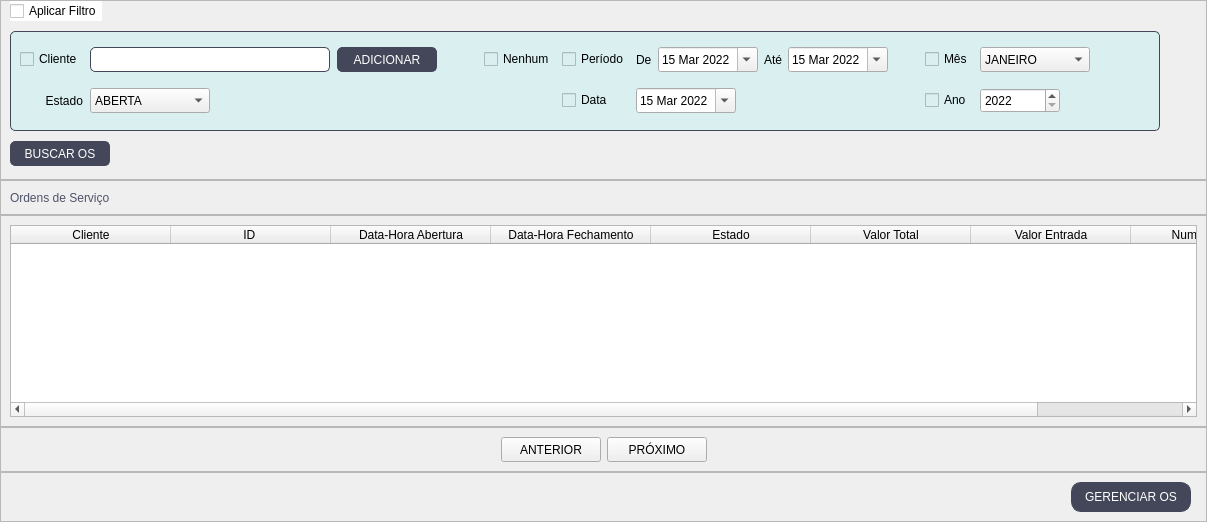
      <widget class="QWidget" name="view_os">
       <attribute name="title">
        <string>Visualizar</string>
       </attribute>
       <layout class="QVBoxLayout" name="verticalLayout_14">
        <property name="spacing">
         <number>0</number>
        </property>
        <property name="leftMargin">
         <number>0</number>
        </property>
        <property name="topMargin">
         <number>0</number>
        </property>
        <property name="rightMargin">
         <number>0</number>
        </property>
        <property name="bottomMargin">
         <number>0</number>
        </property>
        <item>
         <widget class="QFrame" name="frame_47">
          <property name="enabled">
           <bool>true</bool>
          </property>
          <property name="minimumSize">
           <size>
            <width>0</width>
            <height>180</height>
           </size>
          </property>
          <property name="maximumSize">
           <size>
            <width>16777214</width>
            <height>180</height>
           </size>
          </property>
          <property name="styleSheet">
           <string notr="true">
QLineEdit{
	border-radius: 5px;
	border: 0.5px solid #44475a;
	font:11pt &quot;MS Shell Dlg 2&quot;;
	padding: 1px;
	background-color: #DAEFF0;
	
}
QLabel{
	font: 75 11pt &quot;Arial&quot;;
}
QLineEdit:focus{
	border: 1.5px solid #44475a;
}

QPushButton{
	font: 87 8pt &quot;Arial Black&quot;;
	border: 0.5px solid #44475a;
	border-radius: 5px;
	color: rgb(255, 255, 255);
	background-color: #44475a;
}
QPushButton:hover{
	background-color: #4f5368;
}
QPushButton:disabled{
	background-color: #d3d3d3;
}

QCheckBox{
	font: 11pt &quot;MS Shell Dlg 2&quot;;
	background-color: #DAEFF0;
}
QDateEdit{
	font: 10pt &quot;MS Shell Dlg 2&quot;;
	background-color: none;
}
</string>
          </property>
          <property name="frameShape">
           <enum>QFrame::StyledPanel</enum>
          </property>
          <property name="frameShadow">
           <enum>QFrame::Raised</enum>
          </property>
          <layout class="QFormLayout" name="formLayout_4">
           <property name="verticalSpacing">
            <number>10</number>
           </property>
           <property name="leftMargin">
            <number>9</number>
           </property>
           <property name="topMargin">
            <number>0</number>
           </property>
           <property name="rightMargin">
            <number>0</number>
           </property>
           <property name="bottomMargin">
            <number>0</number>
           </property>
           <item row="0" column="0">
            <widget class="QCheckBox" name="checkbox_filtro">
             <property name="styleSheet">
              <string notr="true">background-color: rgb(255, 255, 255);</string>
             </property>
             <property name="text">
              <string>Aplicar Filtro</string>
             </property>
            </widget>
           </item>
           <item row="1" column="0">
            <widget class="QFrame" name="frame_filtro">
             <property name="minimumSize">
              <size>
               <width>1150</width>
               <height>100</height>
              </size>
             </property>
             <property name="styleSheet">
              <string notr="true">QFrame{
	border-radius: 5px;
	border: 0.5px solid #44475a;
	background-color: #DAEFF0;
}
QLabel{
	border: none;
}</string>
             </property>
             <property name="frameShape">
              <enum>QFrame::StyledPanel</enum>
             </property>
             <property name="frameShadow">
              <enum>QFrame::Raised</enum>
             </property>
             <layout class="QGridLayout" name="gridLayout_12">
              <property name="horizontalSpacing">
               <number>7</number>
              </property>
              <property name="verticalSpacing">
               <number>10</number>
              </property>
              <item row="2" column="9">
               <widget class="QCheckBox" name="checkbox_ano">
                <property name="text">
                 <string>Ano</string>
                </property>
                <property name="autoExclusive">
                 <bool>true</bool>
                </property>
               </widget>
              </item>
              <item row="1" column="3">
               <spacer name="horizontalSpacer_34">
                <property name="orientation">
                 <enum>Qt::Horizontal</enum>
                </property>
                <property name="sizeType">
                 <enum>QSizePolicy::Fixed</enum>
                </property>
                <property name="sizeHint" stdset="0">
                 <size>
                  <width>40</width>
                  <height>20</height>
                 </size>
                </property>
               </spacer>
              </item>
              <item row="2" column="7">
               <widget class="QDateEdit" name="data_os">
                <property name="minimumSize">
                 <size>
                  <width>100</width>
                  <height>25</height>
                 </size>
                </property>
                <property name="maximumSize">
                 <size>
                  <width>100</width>
                  <height>25</height>
                 </size>
                </property>
                <property name="styleSheet">
                 <string notr="true">background-color: none;</string>
                </property>
                <property name="minimumDate">
                 <date>
                  <year>2022</year>
                  <month>3</month>
                  <day>15</day>
                 </date>
                </property>
                <property name="calendarPopup">
                 <bool>true</bool>
                </property>
               </widget>
              </item>
              <item row="1" column="10">
               <widget class="QComboBox" name="mes_os">
                <property name="minimumSize">
                 <size>
                  <width>110</width>
                  <height>25</height>
                 </size>
                </property>
                <property name="maximumSize">
                 <size>
                  <width>110</width>
                  <height>25</height>
                 </size>
                </property>
                <property name="styleSheet">
                 <string notr="true">QComboBox{
	font: 10pt &quot;MS Shell Dlg 2&quot;;
	background-color: none;
}</string>
                </property>
                <property name="maxVisibleItems">
                 <number>12</number>
                </property>
                <item>
                 <property name="text">
                  <string>JANEIRO</string>
                 </property>
                </item>
                <item>
                 <property name="text">
                  <string>FEVEREIRO</string>
                 </property>
                </item>
                <item>
                 <property name="text">
                  <string>MARÇO</string>
                 </property>
                </item>
                <item>
                 <property name="text">
                  <string>ABRIL</string>
                 </property>
                </item>
                <item>
                 <property name="text">
                  <string>MAIO</string>
                 </property>
                </item>
                <item>
                 <property name="text">
                  <string>JUNHO</string>
                 </property>
                </item>
                <item>
                 <property name="text">
                  <string>JULHO</string>
                 </property>
                </item>
                <item>
                 <property name="text">
                  <string>AGOSTO</string>
                 </property>
                </item>
                <item>
                 <property name="text">
                  <string>SETEMBRO</string>
                 </property>
                </item>
                <item>
                 <property name="text">
                  <string>OUTUBRO</string>
                 </property>
                </item>
                <item>
                 <property name="text">
                  <string>NOVEMBRO</string>
                 </property>
                </item>
                <item>
                 <property name="text">
                  <string>DEZEMBRO</string>
                 </property>
                </item>
               </widget>
              </item>
              <item row="1" column="9">
               <widget class="QCheckBox" name="checkbox_mes">
                <property name="text">
                 <string>Mês</string>
                </property>
                <property name="autoExclusive">
                 <bool>true</bool>
                </property>
               </widget>
              </item>
              <item row="2" column="10">
               <widget class="QSpinBox" name="ano_os">
                <property name="minimumSize">
                 <size>
                  <width>80</width>
                  <height>25</height>
                 </size>
                </property>
                <property name="maximumSize">
                 <size>
                  <width>80</width>
                  <height>25</height>
                 </size>
                </property>
                <property name="styleSheet">
                 <string notr="true">font: 11pt &quot;MS Shell Dlg 2&quot;;</string>
                </property>
                <property name="suffix">
                 <string/>
                </property>
                <property name="prefix">
                 <string/>
                </property>
                <property name="minimum">
                 <number>2022</number>
                </property>
                <property name="maximum">
                 <number>3000</number>
                </property>
                <property name="singleStep">
                 <number>1</number>
                </property>
                <property name="displayIntegerBase">
                 <number>10</number>
                </property>
               </widget>
              </item>
              <item row="1" column="11">
               <spacer name="horizontalSpacer_35">
                <property name="orientation">
                 <enum>Qt::Horizontal</enum>
                </property>
                <property name="sizeHint" stdset="0">
                 <size>
                  <width>40</width>
                  <height>20</height>
                 </size>
                </property>
               </spacer>
              </item>
              <item row="2" column="0">
               <widget class="QLabel" name="label_37">
                <property name="text">
                 <string>Estado</string>
                </property>
                <property name="alignment">
                 <set>Qt::AlignRight|Qt::AlignTrailing|Qt::AlignVCenter</set>
                </property>
               </widget>
              </item>
              <item row="1" column="5">
               <widget class="QCheckBox" name="checkbox_periodo">
                <property name="text">
                 <string>Período</string>
                </property>
                <property name="checkable">
                 <bool>true</bool>
                </property>
                <property name="checked">
                 <bool>false</bool>
                </property>
                <property name="autoRepeat">
                 <bool>false</bool>
                </property>
                <property name="autoExclusive">
                 <bool>true</bool>
                </property>
                <property name="tristate">
                 <bool>false</bool>
                </property>
               </widget>
              </item>
              <item row="2" column="1">
               <widget class="QComboBox" name="estado_os_filtro">
                <property name="minimumSize">
                 <size>
                  <width>120</width>
                  <height>25</height>
                 </size>
                </property>
                <property name="maximumSize">
                 <size>
                  <width>120</width>
                  <height>25</height>
                 </size>
                </property>
                <property name="styleSheet">
                 <string notr="true">QComboBox{
	font: 10pt &quot;MS Shell Dlg 2&quot;;
	background-color: none;
}</string>
                </property>
                <item>
                 <property name="text">
                  <string>ABERTA</string>
                 </property>
                </item>
                <item>
                 <property name="text">
                  <string>FINALIZADA</string>
                 </property>
                </item>
                <item>
                 <property name="text">
                  <string>CANCELADA</string>
                 </property>
                </item>
               </widget>
              </item>
              <item row="2" column="5">
               <widget class="QCheckBox" name="checkbox_data">
                <property name="text">
                 <string>Data</string>
                </property>
                <property name="autoExclusive">
                 <bool>true</bool>
                </property>
               </widget>
              </item>
              <item row="1" column="7">
               <widget class="QFrame" name="frame_49">
                <property name="styleSheet">
                 <string notr="true">QFrame{
	border:none;
}</string>
                </property>
                <property name="frameShape">
                 <enum>QFrame::StyledPanel</enum>
                </property>
                <property name="frameShadow">
                 <enum>QFrame::Raised</enum>
                </property>
                <layout class="QHBoxLayout" name="horizontalLayout_27">
                 <property name="leftMargin">
                  <number>0</number>
                 </property>
                 <property name="topMargin">
                  <number>0</number>
                 </property>
                 <property name="rightMargin">
                  <number>0</number>
                 </property>
                 <property name="bottomMargin">
                  <number>0</number>
                 </property>
                 <item>
                  <widget class="QLabel" name="label_39">
                   <property name="text">
                    <string>De</string>
                   </property>
                  </widget>
                 </item>
                 <item>
                  <widget class="QDateEdit" name="data_de">
                   <property name="minimumSize">
                    <size>
                     <width>100</width>
                     <height>25</height>
                    </size>
                   </property>
                   <property name="styleSheet">
                    <string notr="true">background-color: none;</string>
                   </property>
                   <property name="minimumDate">
                    <date>
                     <year>2022</year>
                     <month>3</month>
                     <day>15</day>
                    </date>
                   </property>
                   <property name="calendarPopup">
                    <bool>true</bool>
                   </property>
                  </widget>
                 </item>
                 <item>
                  <widget class="QLabel" name="label_38">
                   <property name="text">
                    <string>Até</string>
                   </property>
                  </widget>
                 </item>
                 <item>
                  <widget class="QDateEdit" name="data_ate">
                   <property name="minimumSize">
                    <size>
                     <width>100</width>
                     <height>25</height>
                    </size>
                   </property>
                   <property name="styleSheet">
                    <string notr="true">background-color: none;</string>
                   </property>
                   <property name="minimumDate">
                    <date>
                     <year>2022</year>
                     <month>3</month>
                     <day>15</day>
                    </date>
                   </property>
                   <property name="calendarPopup">
                    <bool>true</bool>
                   </property>
                  </widget>
                 </item>
                </layout>
               </widget>
              </item>
              <item row="1" column="0">
               <widget class="QCheckBox" name="checkbox_nome">
                <property name="text">
                 <string>Cliente</string>
                </property>
               </widget>
              </item>
              <item row="1" column="8">
               <spacer name="horizontalSpacer_36">
                <property name="orientation">
                 <enum>Qt::Horizontal</enum>
                </property>
                <property name="sizeType">
                 <enum>QSizePolicy::Fixed</enum>
                </property>
                <property name="sizeHint" stdset="0">
                 <size>
                  <width>30</width>
                  <height>20</height>
                 </size>
                </property>
               </spacer>
              </item>
              <item row="1" column="4">
               <widget class="QCheckBox" name="checkbox_nenhum">
                <property name="text">
                 <string>Nenhum</string>
                </property>
                <property name="autoExclusive">
                 <bool>true</bool>
                </property>
               </widget>
              </item>
              <item row="1" column="1">
               <widget class="QLineEdit" name="nome_cliente_filtro">
                <property name="minimumSize">
                 <size>
                  <width>240</width>
                  <height>25</height>
                 </size>
                </property>
                <property name="maximumSize">
                 <size>
                  <width>240</width>
                  <height>25</height>
                 </size>
                </property>
                <property name="styleSheet">
                 <string notr="true">background-color: rgb(255, 255, 255);</string>
                </property>
                <property name="readOnly">
                 <bool>true</bool>
                </property>
                <property name="clearButtonEnabled">
                 <bool>false</bool>
                </property>
               </widget>
              </item>
              <item row="1" column="2">
               <widget class="QPushButton" name="adicionar_c_filtro">
                <property name="enabled">
                 <bool>true</bool>
                </property>
                <property name="minimumSize">
                 <size>
                  <width>100</width>
                  <height>25</height>
                 </size>
                </property>
                <property name="maximumSize">
                 <size>
                  <width>100</width>
                  <height>25</height>
                 </size>
                </property>
                <property name="text">
                 <string>ADICIONAR</string>
                </property>
               </widget>
              </item>
             </layout>
            </widget>
           </item>
           <item row="1" column="1">
            <spacer name="horizontalSpacer_37">
             <property name="orientation">
              <enum>Qt::Horizontal</enum>
             </property>
             <property name="sizeHint" stdset="0">
              <size>
               <width>40</width>
               <height>20</height>
              </size>
             </property>
            </spacer>
           </item>
           <item row="3" column="0">
            <widget class="QPushButton" name="buscar_os">
             <property name="enabled">
              <bool>true</bool>
             </property>
             <property name="minimumSize">
              <size>
               <width>100</width>
               <height>25</height>
              </size>
             </property>
             <property name="maximumSize">
              <size>
               <width>100</width>
               <height>25</height>
              </size>
             </property>
             <property name="text">
              <string>BUSCAR OS</string>
             </property>
            </widget>
           </item>
          </layout>
         </widget>
        </item>
        <item>
         <widget class="QFrame" name="frame_52">
          <property name="minimumSize">
           <size>
            <width>0</width>
            <height>35</height>
           </size>
          </property>
          <property name="maximumSize">
           <size>
            <width>16777215</width>
            <height>35</height>
           </size>
          </property>
          <property name="frameShape">
           <enum>QFrame::StyledPanel</enum>
          </property>
          <property name="frameShadow">
           <enum>QFrame::Raised</enum>
          </property>
          <layout class="QVBoxLayout" name="verticalLayout_19">
           <property name="spacing">
            <number>0</number>
           </property>
           <property name="leftMargin">
            <number>9</number>
           </property>
           <property name="topMargin">
            <number>0</number>
           </property>
           <property name="rightMargin">
            <number>0</number>
           </property>
           <property name="bottomMargin">
            <number>0</number>
           </property>
           <item>
            <widget class="QLabel" name="label_46">
             <property name="styleSheet">
              <string notr="true">
QLabel{
	font: 87 12pt &quot;Arial Black&quot;;
	color: #4f5368;
}</string>
             </property>
             <property name="text">
              <string>Ordens de Serviço</string>
             </property>
            </widget>
           </item>
          </layout>
         </widget>
        </item>
        <item>
         <widget class="QFrame" name="frame_45">
          <property name="styleSheet">
           <string notr="true"/>
          </property>
          <property name="frameShape">
           <enum>QFrame::StyledPanel</enum>
          </property>
          <property name="frameShadow">
           <enum>QFrame::Raised</enum>
          </property>
          <layout class="QGridLayout" name="gridLayout_13">
           <property name="verticalSpacing">
            <number>15</number>
           </property>
           <item row="1" column="0" colspan="3">
            <widget class="QTableWidget" name="tabela_ordem_servico">
             <property name="styleSheet">
              <string notr="true">font: 10pt &quot;Arial&quot;;</string>
             </property>
             <property name="editTriggers">
              <set>QAbstractItemView::SelectedClicked</set>
             </property>
             <property name="showDropIndicator" stdset="0">
              <bool>true</bool>
             </property>
             <property name="dragEnabled">
              <bool>false</bool>
             </property>
             <property name="alternatingRowColors">
              <bool>true</bool>
             </property>
             <property name="selectionMode">
              <enum>QAbstractItemView::SingleSelection</enum>
             </property>
             <property name="selectionBehavior">
              <enum>QAbstractItemView::SelectRows</enum>
             </property>
             <property name="textElideMode">
              <enum>Qt::ElideMiddle</enum>
             </property>
             <property name="showGrid">
              <bool>true</bool>
             </property>
             <property name="gridStyle">
              <enum>Qt::SolidLine</enum>
             </property>
             <property name="wordWrap">
              <bool>true</bool>
             </property>
             <property name="cornerButtonEnabled">
              <bool>true</bool>
             </property>
             <attribute name="horizontalHeaderCascadingSectionResizes">
              <bool>true</bool>
             </attribute>
             <attribute name="horizontalHeaderMinimumSectionSize">
              <number>160</number>
             </attribute>
             <attribute name="horizontalHeaderStretchLastSection">
              <bool>true</bool>
             </attribute>
             <attribute name="verticalHeaderVisible">
              <bool>false</bool>
             </attribute>
             <column>
              <property name="text">
               <string>Cliente</string>
              </property>
             </column>
             <column>
              <property name="text">
               <string>ID </string>
              </property>
             </column>
             <column>
              <property name="text">
               <string>Data-Hora Abertura</string>
              </property>
             </column>
             <column>
              <property name="text">
               <string>Data-Hora Fechamento</string>
              </property>
             </column>
             <column>
              <property name="text">
               <string>Estado</string>
              </property>
             </column>
             <column>
              <property name="text">
               <string>Valor Total</string>
              </property>
             </column>
             <column>
              <property name="text">
               <string>Valor Entrada</string>
              </property>
             </column>
             <column>
              <property name="text">
               <string>Num. Parcelas</string>
              </property>
             </column>
            </widget>
           </item>
          </layout>
         </widget>
        </item>
        <item>
         <widget class="QFrame" name="frame_53">
          <property name="frameShape">
           <enum>QFrame::StyledPanel</enum>
          </property>
          <property name="frameShadow">
           <enum>QFrame::Raised</enum>
          </property>
          <layout class="QHBoxLayout" name="horizontalLayout_26">
           <item>
            <spacer name="horizontalSpacer_31">
             <property name="orientation">
              <enum>Qt::Horizontal</enum>
             </property>
             <property name="sizeHint" stdset="0">
              <size>
               <width>472</width>
               <height>20</height>
              </size>
             </property>
            </spacer>
           </item>
           <item>
            <widget class="QPushButton" name="botao_os_anterior">
             <property name="enabled">
              <bool>true</bool>
             </property>
             <property name="minimumSize">
              <size>
               <width>100</width>
               <height>25</height>
              </size>
             </property>
             <property name="maximumSize">
              <size>
               <width>100</width>
               <height>25</height>
              </size>
             </property>
             <property name="styleSheet">
              <string notr="true">font: 8pt &quot;MS Shell Dlg 2&quot;;</string>
             </property>
             <property name="text">
              <string>ANTERIOR</string>
             </property>
            </widget>
           </item>
           <item>
            <widget class="QPushButton" name="botao_os_proximo">
             <property name="enabled">
              <bool>true</bool>
             </property>
             <property name="minimumSize">
              <size>
               <width>100</width>
               <height>25</height>
              </size>
             </property>
             <property name="maximumSize">
              <size>
               <width>100</width>
               <height>25</height>
              </size>
             </property>
             <property name="styleSheet">
              <string notr="true">font: 8pt &quot;MS Shell Dlg 2&quot;;</string>
             </property>
             <property name="text">
              <string>PRÓXIMO</string>
             </property>
            </widget>
           </item>
           <item>
            <spacer name="horizontalSpacer_32">
             <property name="orientation">
              <enum>Qt::Horizontal</enum>
             </property>
             <property name="sizeHint" stdset="0">
              <size>
               <width>472</width>
               <height>20</height>
              </size>
             </property>
            </spacer>
           </item>
          </layout>
         </widget>
        </item>
        <item>
         <widget class="QFrame" name="frame_46">
          <property name="enabled">
           <bool>true</bool>
          </property>
          <property name="minimumSize">
           <size>
            <width>0</width>
            <height>50</height>
           </size>
          </property>
          <property name="styleSheet">
           <string notr="true">QPushButton{
	font: 87 8pt &quot;Arial Black&quot;;
	border: 0.5px solid #44475a;
	border-radius: 10px;
	color: rgb(255, 255, 255);
	background-color: #44475a;
}
QPushButton:hover{
	background-color: #4f5368;
}
QPushButton:disabled{
	background-color: #d3d3d3;
}</string>
          </property>
          <property name="frameShape">
           <enum>QFrame::StyledPanel</enum>
          </property>
          <property name="frameShadow">
           <enum>QFrame::Raised</enum>
          </property>
          <layout class="QHBoxLayout" name="horizontalLayout_8">
           <property name="spacing">
            <number>5</number>
           </property>
           <property name="leftMargin">
            <number>0</number>
           </property>
           <property name="topMargin">
            <number>0</number>
           </property>
           <property name="rightMargin">
            <number>15</number>
           </property>
           <property name="bottomMargin">
            <number>0</number>
           </property>
           <item>
            <spacer name="horizontalSpacer_33">
             <property name="orientation">
              <enum>Qt::Horizontal</enum>
             </property>
             <property name="sizeHint" stdset="0">
              <size>
               <width>40</width>
               <height>20</height>
              </size>
             </property>
            </spacer>
           </item>
           <item>
            <widget class="QPushButton" name="gerenciar_os">
             <property name="enabled">
              <bool>true</bool>
             </property>
             <property name="minimumSize">
              <size>
               <width>120</width>
               <height>30</height>
              </size>
             </property>
             <property name="maximumSize">
              <size>
               <width>120</width>
               <height>30</height>
              </size>
             </property>
             <property name="text">
              <string>GERENCIAR OS</string>
             </property>
            </widget>
           </item>
          </layout>
         </widget>
        </item>
       </layout>
       <zorder>frame_45</zorder>
       <zorder>frame_53</zorder>
       <zorder>frame_47</zorder>
       <zorder>frame_52</zorder>
       <zorder>frame_46</zorder>
      </widget>
